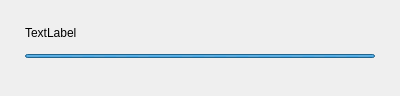
<?xml version="1.0" encoding="UTF-8"?>
<ui version="4.0">
 <class>WaitingDialog</class>
 <widget class="QWidget" name="WaitingDialog">
  <property name="geometry">
   <rect>
    <x>0</x>
    <y>0</y>
    <width>400</width>
    <height>96</height>
   </rect>
  </property>
  <property name="sizePolicy">
   <sizepolicy hsizetype="Fixed" vsizetype="Fixed">
    <horstretch>0</horstretch>
    <verstretch>0</verstretch>
   </sizepolicy>
  </property>
  <property name="minimumSize">
   <size>
    <width>400</width>
    <height>96</height>
   </size>
  </property>
  <property name="maximumSize">
   <size>
    <width>400</width>
    <height>96</height>
   </size>
  </property>
  <property name="windowTitle">
   <string>Widget</string>
  </property>
  <layout class="QHBoxLayout" name="horizontalLayout">
   <property name="spacing">
    <number>0</number>
   </property>
   <property name="leftMargin">
    <number>0</number>
   </property>
   <property name="topMargin">
    <number>0</number>
   </property>
   <property name="rightMargin">
    <number>0</number>
   </property>
   <property name="bottomMargin">
    <number>0</number>
   </property>
   <item>
    <layout class="QVBoxLayout" name="verticalLayout">
     <property name="spacing">
      <number>0</number>
     </property>
     <property name="leftMargin">
      <number>25</number>
     </property>
     <property name="topMargin">
      <number>26</number>
     </property>
     <property name="rightMargin">
      <number>25</number>
     </property>
     <property name="bottomMargin">
      <number>0</number>
     </property>
     <item>
      <layout class="QHBoxLayout" name="horizontalLayout_2">
       <property name="spacing">
        <number>0</number>
       </property>
       <property name="leftMargin">
        <number>0</number>
       </property>
       <property name="topMargin">
        <number>0</number>
       </property>
       <property name="rightMargin">
        <number>0</number>
       </property>
       <property name="bottomMargin">
        <number>0</number>
       </property>
       <item>
        <widget class="CustomLabel" name="notifycationText">
         <property name="text">
          <string>TextLabel</string>
         </property>
        </widget>
       </item>
      </layout>
     </item>
     <item>
      <spacer name="verticalSpacer_2">
       <property name="orientation">
        <enum>Qt::Vertical</enum>
       </property>
       <property name="sizeType">
        <enum>QSizePolicy::Fixed</enum>
       </property>
       <property name="sizeHint" stdset="0">
        <size>
         <width>20</width>
         <height>14</height>
        </size>
       </property>
      </spacer>
     </item>
     <item>
      <widget class="QProgressBar" name="progressBar">
       <property name="minimumSize">
        <size>
         <width>0</width>
         <height>4</height>
        </size>
       </property>
       <property name="maximumSize">
        <size>
         <width>16777215</width>
         <height>4</height>
        </size>
       </property>
       <property name="maximum">
        <number>0</number>
       </property>
       <property name="value">
        <number>-1</number>
       </property>
      </widget>
     </item>
     <item>
      <spacer name="verticalSpacer">
       <property name="orientation">
        <enum>Qt::Vertical</enum>
       </property>
       <property name="sizeHint" stdset="0">
        <size>
         <width>20</width>
         <height>40</height>
        </size>
       </property>
      </spacer>
     </item>
    </layout>
   </item>
  </layout>
 </widget>
 <customwidgets>
  <customwidget>
   <class>CustomLabel</class>
   <extends>QLabel</extends>
   <header location="global">custom_label.h</header>
  </customwidget>
 </customwidgets>
 <resources/>
 <connections/>
</ui>
